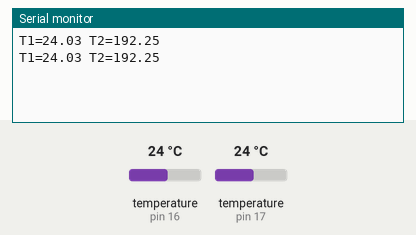
Recording of a sketch running on a simulated Arduino Uno, built with avr-gcc and run on an emulated ATmega328P. Shown: the last lines printed to the serial monitor. The inputs (shaded band) are chosen by the test bench; at power-on: temperature (sensors on pin 16, pin 17) 24 °C.

Above: at 2.6 s.
2.7 s: temperature (sensor on pin 16) set to 12 °C
At 3.4 s:
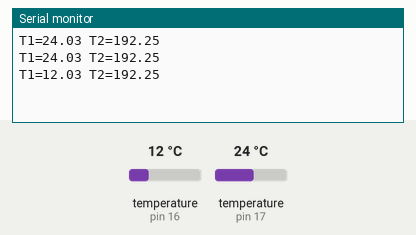
4.2 s: temperature (sensor on pin 17) set to 12 °C
At 5.0 s:
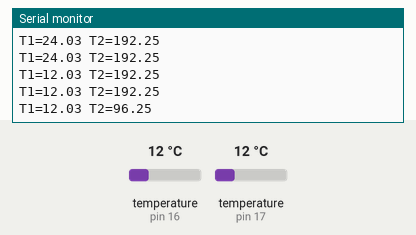
5.7 s: temperature (sensor on pin 16) set to 19 °C
At 7.0 s:
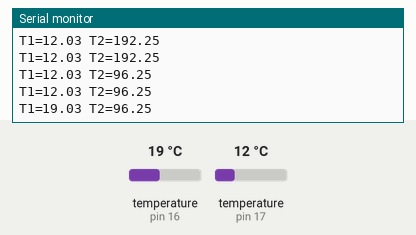
7.2 s: temperature (sensor on pin 17) set to 19 °C
At 8.0 s:
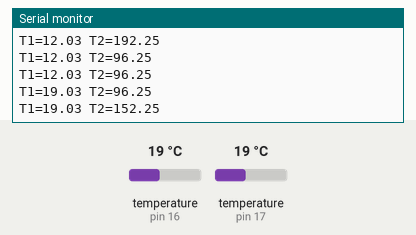
Timing chart, 0 to 9.7 s (numbered marks = the images above; inputs shaded):
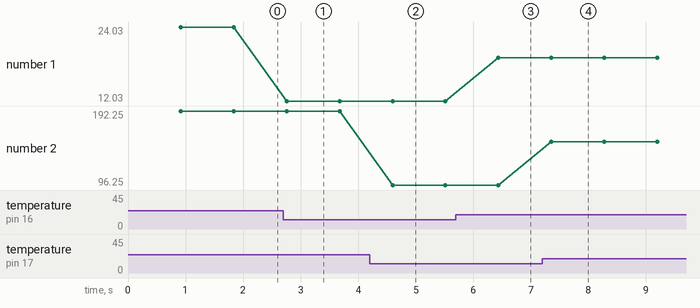

The sketch:

Termometer.ino
```cpp
#include <OneWire.h>

#define POWER_MODE  0 // режим питания, 0 - внешнее, 1 - паразитное

byte bufData[9];  // буфер данных

OneWire sensTemp1 (16);  // датчик подключен к выводу 16(A2)
float temperature1;  // измеренная температура

OneWire sensTemp2 (17);  // датчик подключен к выводу 17(A3)
float temperature2;  // измеренная температура

void setup() {
  Serial.begin(9600); // инициализируем порт, скорость 9600
}

void loop() {

  sensTemp1.reset();  // сброс шины
  sensTemp1.write(0xCC, POWER_MODE); // пропуск ROM
  sensTemp1.write(0x44, POWER_MODE); // инициализация измерения

  sensTemp2.reset();  // сброс шины
  sensTemp2.write(0xCC, POWER_MODE); // пропуск ROM
  sensTemp2.write(0x44, POWER_MODE); // инициализация измерения

  delay(900);  // пауза 0,9 сек

  sensTemp1.reset();  // сброс шины
  sensTemp1.write(0xCC, POWER_MODE); // пропуск ROM
  sensTemp1.write(0xBE, POWER_MODE); // команда чтения памяти датчика
  sensTemp1.read_bytes(bufData, 9);  // чтение памяти датчика, 9 байтов
  if (OneWire::crc8(bufData, 8) == bufData[8]) {  // проверка CRC
    // данные правильные
    temperature1 = (float)((int)bufData[0] | (((int)bufData[1]) << 8)) * 0.0625 + 0.03125;
  }

  sensTemp2.reset();  // сброс шины
  sensTemp2.write(0xCC, POWER_MODE); // пропуск ROM
  sensTemp2.write(0xBE, POWER_MODE); // команда чтения памяти датчика
  sensTemp2.read_bytes(bufData, 9);  // чтение памяти датчика, 9 байтов
  if (OneWire::crc8(bufData, 8) == bufData[8]) {  // проверка CRC
    // данные правильные
    temperature2 =  (float)((int)bufData[0] | (((int)bufData[1]) << 8)) * 0.5 + 0.25;
  }

  // передача температуры на компьютер
    Serial.print("T1=");
    Serial.print(temperature1);

    Serial.print(" T2=");
    Serial.print(temperature2);

    Serial.println(" ");
}
```

Measured:
- after the input at 2.7 s, the serial monitor: prints a new line after 0.06 s (image 1)
- after the input at 4.2 s, the serial monitor: prints a new line after 0.40 s (image 2)
- after the input at 5.7 s, the serial monitor: prints a new line after 0.74 s (image 3)
- after the input at 7.2 s, the serial monitor: prints a new line after 0.16 s (image 4)
- plotted number 1: 24.03 → 12.03 after the input at 2.7 s, 12.03 → 19.03 after the input at 5.7 s
- plotted number 2: 192.25 → 96.25 after the input at 4.2 s, 96.25 → 152.25 after the input at 7.2 s
